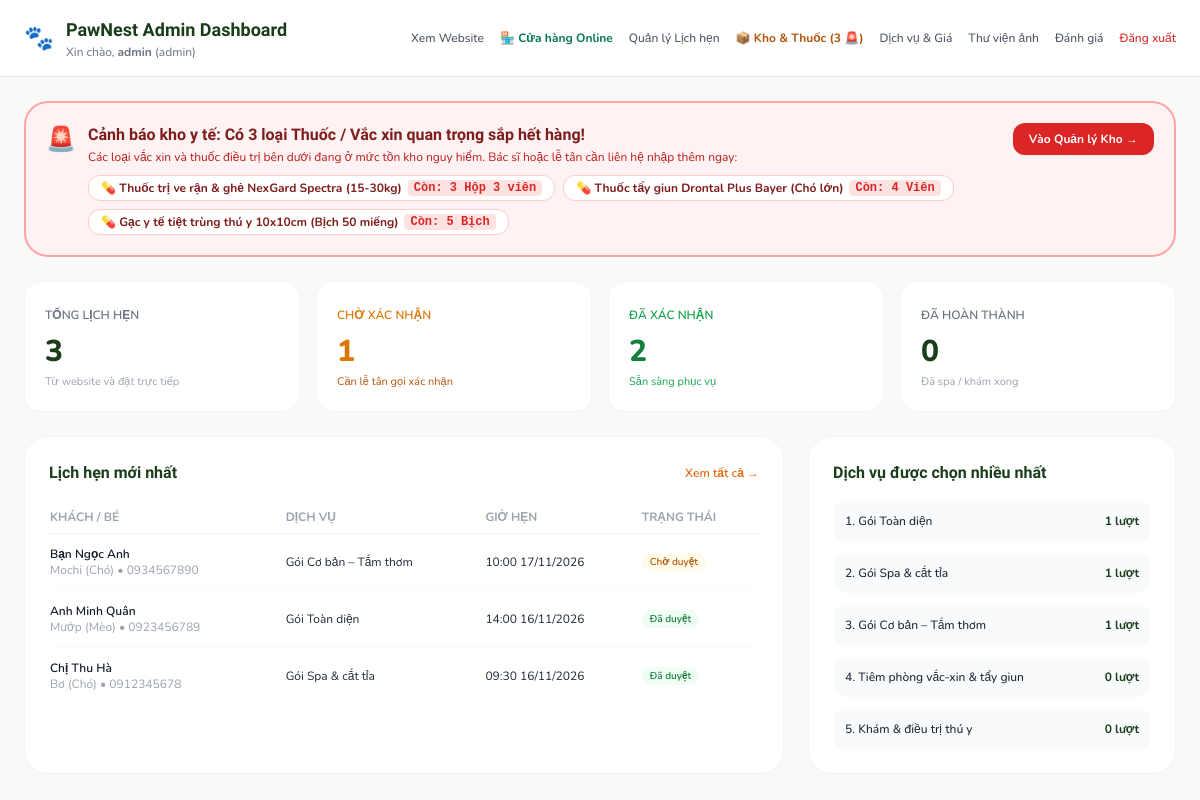
Page /admin/dashboard.php (signed in) on the committed database.
### tables this page shows
CREATE TABLE IF NOT EXISTS products (
    id INT AUTO_INCREMENT PRIMARY KEY,
    sku VARCHAR(50) NOT NULL UNIQUE,
    name VARCHAR(255) NOT NULL,
    category ENUM('medicine', 'food', 'supply', 'accessory') NOT NULL DEFAULT 'food',
    price DECIMAL(12,2) NOT NULL DEFAULT 0.00,
    cost_price DECIMAL(12,2) NOT NULL DEFAULT 0.00,
    stock_quantity INT NOT NULL DEFAULT 0,
    min_stock INT NOT NULL DEFAULT 5,
    unit VARCHAR(50) NOT NULL DEFAULT 'Hộp',
    image VARCHAR(500) NULL,
    description TEXT NULL,
    is_critical TINYINT(1) NOT NULL DEFAULT 0,
    status ENUM('active', 'inactive') NOT NULL DEFAULT 'active',
    created_at DATETIME DEFAULT CURRENT_TIMESTAMP,
    updated_at DATETIME DEFAULT CURRENT_TIMESTAMP ON UPDATE CURRENT_TIMESTAMP,
    INDEX idx_category (category),
    INDEX idx_stock (stock_quantity),
    INDEX idx_critical (is_critical)
);

CREATE TABLE IF NOT EXISTS appointments (
    id INT AUTO_INCREMENT PRIMARY KEY,
    customer_id INT NOT NULL,
    pet_id INT NOT NULL,
    service_id INT NOT NULL,
    staff_id INT NOT NULL,
    start_at DATETIME NOT NULL,
    end_at DATETIME NOT NULL,
    status ENUM(
        'pending',
        'confirmed',
        'done',
        'cancelled',
        'no_show'
    ) NOT NULL DEFAULT 'pending',
    payment_method ENUM('at_store', 'bank_transfer') NOT NULL DEFAULT 'at_store',
    payment_status ENUM('pending', 'paid') NOT NULL DEFAULT 'pending',
    owner_name_direct VARCHAR(100) NULL,
    phone_direct VARCHAR(20) NULL,
    pet_name_direct VARCHAR(60) NULL,
    service_name_direct VARCHAR(100) NULL,
    note TEXT NULL,
    source VARCHAR(20) DEFAULT 'web',
    created_at DATETIME DEFAULT CURRENT_TIMESTAMP,
    FOREIGN KEY (customer_id) REFERENCES customers(id) ON DELETE CASCADE,
    FOREIGN KEY (pet_id) REFERENCES pets(id) ON DELETE CASCADE,
    FOREIGN KEY (service_id) REFERENCES services(id) ON DELETE RESTRICT,
    FOREIGN KEY (staff_id) REFERENCES staff(id) ON DELETE RESTRICT,
    UNIQUE KEY uq_staff_slot (staff_id, start_at)
);

CREATE TABLE IF NOT EXISTS customers (
    id INT AUTO_INCREMENT PRIMARY KEY,
    full_name VARCHAR(100) NOT NULL,
    phone VARCHAR(15) NOT NULL,
    email VARCHAR(100) NULL,
    password_hash VARCHAR(255) NULL,
    address VARCHAR(255) NULL,
    consent_at DATETIME NULL,
    created_at DATETIME DEFAULT CURRENT_TIMESTAMP,
    INDEX idx_phone (phone)
);

CREATE TABLE IF NOT EXISTS pets (
    id INT AUTO_INCREMENT PRIMARY KEY,
    customer_id INT NOT NULL,
    name VARCHAR(60) NOT NULL,
    species VARCHAR(30) NOT NULL,
    breed VARCHAR(60) NULL,
    birth_date DATE NULL,
    weight_kg DECIMAL(5, 2) NULL,
    note TEXT NULL,
    FOREIGN KEY (customer_id) REFERENCES customers(id) ON DELETE CASCADE,
    INDEX idx_customer (customer_id)
);

CREATE TABLE IF NOT EXISTS services (
    id INT AUTO_INCREMENT PRIMARY KEY,
    name VARCHAR(100) NOT NULL,
    description TEXT NULL,
    duration_min INT NOT NULL DEFAULT 60,
    price DECIMAL(12, 0) NOT NULL,
    is_package TINYINT(1) NOT NULL DEFAULT 0,
    is_active TINYINT(1) NOT NULL DEFAULT 1
);

### repository/ProductRepository.php (called while the page is built, shortened)
<?php
require_once __DIR__ . '/../config/database.php';
class ProductRepository
{
    private PDO $pdo;
    public function __construct(?PDO $pdo = null)
    {
        $this->pdo = $pdo ?? Database::getConnection();
    }
    public function findCriticalLowStock(): array
    {
        $stmt = $this->pdo->query('
            SELECT * FROM products
            WHERE is_critical = 1 AND stock_quantity <= min_stock AND status = "active"
            ORDER BY stock_quantity ASC
        ');
        return $stmt->fetchAll();
    }
    public function getStats(): array
    {
        $totalItems = (int)$this->pdo->query('SELECT COUNT(*) FROM products WHERE status = "active"')->fetchColumn();
        $totalUnits = (int)$this->pdo->query('SELECT COALESCE(SUM(stock_quantity), 0) FROM products WHERE status = "active"')->fetchColumn();
        $totalValue = (float)$this->pdo->query('SELECT COALESCE(SUM(stock_quantity * cost_price), 0) FROM products WHERE status = "active"')->fetchColumn();
        $lowStockCount = (int)$this->pdo->query('SELECT COUNT(*) FROM products WHERE stock_quantity <= min_stock AND status = "active"')->fetchColumn();
        $criticalLowCount = (int)$this->pdo->query('SELECT COUNT(*) FROM products WHERE is_critical = 1 AND stock_quantity <= min_stock AND status = "active"')->fetchColumn();
        return [
            'total_items'       => $totalItems,
            'total_units'       => $totalUnits,
            'total_value'       => $totalValue,
            'low_stock_count'   => $lowStockCount,
            'critical_low_count'=> $criticalLowCount
        ];
    }
}

### config/database.php (called while the page is built, shortened)
<?php
class Database {
    private static ?PDO $instance = null;
    public static function getConnection(): PDO {
        if (self::$instance === null) {
            $dsn = sprintf('mysql:host=%s;port=%s;dbname=%s;charset=utf8mb4', DB_HOST, DB_PORT, DB_NAME);
            $options = [
                PDO::ATTR_ERRMODE            => PDO::ERRMODE_EXCEPTION,
                PDO::ATTR_DEFAULT_FETCH_MODE => PDO::FETCH_ASSOC,
                PDO::ATTR_EMULATE_PREPARES   => false,
                PDO::MYSQL_ATTR_INIT_COMMAND => "SET NAMES utf8mb4 COLLATE utf8mb4_unicode_ci"
            ];
            try {
                self::$instance = new PDO($dsn, DB_USER, DB_PASS, $options);
            } catch (PDOException $e) {
                http_response_code(500);
                if (str_contains($_SERVER['HTTP_ACCEPT'] ?? '', 'application/json')) {
                    echo json_encode([
                        'success' => false,
                        'message' => 'Lỗi kết nối cơ sở dữ liệu MySQL: ' . $e->getMessage()
                    ], JSON_UNESCAPED_UNICODE);
                } else {
                    echo '<div style="font-family:sans-serif;padding:24px;background:#FEF2F2;border:1px solid #FCA5A5;color:#991B1B;border-radius:12px;margin:20px;">'
                       . '<h3>Lỗi kết nối cơ sở dữ liệu MySQL</h3>'
                       . '<p>' . htmlspecialchars($e->getMessage()) . '</p>'
                       . '</div>';
                }
                exit;
            }
        }
        return self::$instance;
    }
}

### repository/AppointmentRepository.php (called while the page is built, shortened)
<?php
require_once __DIR__ . '/../config/database.php';
class AppointmentRepository {
    private PDO $pdo;
    public function __construct(?PDO $pdo = null) {
        $this->pdo = $pdo ?? Database::getConnection();
    }
    public function findAll(?string $status = null): array {
        $sql = '
            SELECT a.id, a.start_at, a.end_at, a.status, a.note, a.created_at,
                   a.payment_method, a.payment_status,
                   c.full_name as customer_name, c.phone as customer_phone,
                   p.name as pet_name, p.species as pet_species,
                   s.name as service_name, s.price as service_price,
                   st.full_name as staff_name
            FROM appointments a
            JOIN customers c ON a.customer_id = c.id
            JOIN pets p ON a.pet_id = p.id
            JOIN services s ON a.service_id = s.id
            JOIN staff st ON a.staff_id = st.id
        ';
        $params = [];
        $sql .= ' ORDER BY a.start_at DESC';
        $stmt = $this->pdo->prepare($sql);
        $stmt->execute($params);
        return $stmt->fetchAll();
    }
}

### admin/dashboard.php (the view, shortened to what this page needs)
<?php
require_once __DIR__ . '/../includes/AppointmentRepository.php';
require_once __DIR__ . '/../includes/ProductRepository.php';
$pdo = Database::getConnection();
$prodRepo = new ProductRepository($pdo);
$criticalLowStock = $prodRepo->findCriticalLowStock();
$inventoryStats = $prodRepo->getStats();
$stmtStats = $pdo->query('
    SELECT status, COUNT(*) as count
    FROM appointments
    GROUP BY status
');
$stats = $stmtStats->fetchAll(PDO::FETCH_KEY_PAIR);
$totalAppointments = array_sum($stats);
$pendingCount = $stats['pending'] ?? 0;
$confirmedCount = $stats['confirmed'] ?? 0;
$doneCount = $stats['done'] ?? 0;
$topServices = $pdo->query('
    SELECT s.name, COUNT(a.id) as total_booked
    FROM services s
    LEFT JOIN appointments a ON s.id = a.service_id
    GROUP BY s.id
    ORDER BY total_booked DESC
    LIMIT 5
')->fetchAll();
$appRepo = new AppointmentRepository();
$recentAppointments = array_slice($appRepo->findAll(), 0, 5);
?>
<!DOCTYPE html>
<html lang="vi">
<head>
  <script src="https://cdn.tailwindcss.com"></script>
</head>
<body class="min-h-screen text-gray-800">
  <header class="bg-white border-b border-gray-200 px-6 py-4 flex items-center justify-between sticky top-0 z-30">
    <div class="flex items-center gap-3">
      <span class="text-2xl">🐾</span>
      <div>
        <h1 class="text-lg font-bold text-[#1a3d1a]">PawNest Admin Dashboard</h1>
        <p class="text-xs text-gray-500">Xin chào, <strong><?= htmlspecialchars($_SESSION['username'] ?? 'Admin') ?></strong> (<?= htmlspecialchars($_SESSION['role'] ?? '') ?>)</p>
      </div>
    </div>
    <div class="flex items-center gap-4 text-xs font-medium">
      <a href="/index.php" target="_blank" class="text-gray-600 hover:text-[#1a3d1a]">Xem Website</a>
      <a href="/cua-hang.php" target="_blank" class="text-emerald-700 font-bold hover:underline">🏪 Cửa hàng Online</a>
      <a href="/admin/appointments.php" class="text-gray-600 hover:text-[#1a3d1a]">Quản lý Lịch hẹn</a>
      <a href="/admin/inventory.php" class="text-amber-700 font-bold hover:underline">📦 Kho & Thuốc <?= $inventoryStats['critical_low_count'] > 0 ? "({$inventoryStats['critical_low_count']} 🚨)" : '' ?></a>
      <a href="/admin/services.php" class="text-gray-600 hover:text-[#1a3d1a]">Dịch vụ & Giá</a>
      <a href="/admin/gallery.php" class="text-gray-600 hover:text-[#1a3d1a]">Thư viện ảnh</a>
      <a href="/admin/reviews.php" class="text-gray-600 hover:text-[#1a3d1a]">Đánh giá</a>
      <a href="/admin/login.php?action=logout" class="text-red-600 hover:underline">Đăng xuất</a>
    </div>
  </header>
  <main class="max-w-7xl mx-auto p-6 space-y-6">
    <?php if (!empty($criticalLowStock)): ?>
      <div class="bg-red-50 border-2 border-red-300 rounded-3xl p-5 shadow-xs">
        <div class="flex items-start justify-between gap-4">
          <div class="flex items-start gap-3">
            <span class="text-2xl animate-bounce">🚨</span>
            <div>
              <h2 class="text-sm sm:text-base font-bold text-red-900">
                Cảnh báo kho y tế: Có <?= count($criticalLowStock) ?> loại Thuốc / Vắc xin quan trọng sắp hết hàng!
              </h2>
              <p class="text-xs text-red-700 mt-0.5">
                Các loại vắc xin và thuốc điều trị bên dưới đang ở mức tồn kho nguy hiểm. Bác sĩ hoặc lễ tân cần liên hệ nhập thêm ngay:
              </p>
              <div class="flex flex-wrap gap-2 mt-2.5">
                <?php foreach ($criticalLowStock as $crit): ?>
                  <span class="inline-flex items-center gap-1.5 px-3 py-1 rounded-xl bg-white border border-red-200 text-xs font-bold text-red-900 shadow-2xs">
                    <span>💊 <?= htmlspecialchars($crit['name']) ?></span>
                    <span class="text-red-600 bg-red-100 px-1.5 py-0.2 rounded font-mono">Còn: <?= $crit['stock_quantity'] ?> <?= htmlspecialchars($crit['unit']) ?></span>
                  </span>
                <?php endforeach; ?>
              </div>
            </div>
          </div>
          <a href="/admin/inventory.php" class="px-4 py-2 rounded-xl bg-red-600 hover:bg-red-700 text-white font-bold text-xs shrink-0 shadow-sm transition-all">
            Vào Quản lý Kho →
          </a>
        </div>
      </div>
    <?php endif; ?>
    <div class="grid grid-cols-1 sm:grid-cols-2 lg:grid-cols-4 gap-4">
      <div class="bg-white p-5 rounded-2xl border border-gray-100 shadow-xs">
        <span class="text-xs font-semibold text-gray-500 uppercase">Tổng lịch hẹn</span>
        <div class="text-3xl font-extrabold text-[#1a3d1a] mt-2"><?= $totalAppointments ?></div>
        <p class="text-[11px] text-gray-400 mt-1">Từ website và đặt trực tiếp</p>
      </div>
      <div class="bg-white p-5 rounded-2xl border border-gray-100 shadow-xs">
        <span class="text-xs font-semibold text-amber-600 uppercase">Chờ xác nhận</span>
        <div class="text-3xl font-extrabold text-amber-600 mt-2"><?= $pendingCount ?></div>
        <p class="text-[11px] text-amber-700 mt-1">Cần lễ tân gọi xác nhận</p>
      </div>
      <div class="bg-white p-5 rounded-2xl border border-gray-100 shadow-xs">
        <span class="text-xs font-semibold text-green-600 uppercase">Đã xác nhận</span>
        <div class="text-3xl font-extrabold text-green-700 mt-2"><?= $confirmedCount ?></div>
        <p class="text-[11px] text-green-600 mt-1">Sẵn sàng phục vụ</p>
      </div>
      <div class="bg-white p-5 rounded-2xl border border-gray-100 shadow-xs">
        <span class="text-xs font-semibold text-gray-500 uppercase">Đã hoàn thành</span>
        <div class="text-3xl font-extrabold text-[#1a3d1a] mt-2"><?= $doneCount ?></div>
        <p class="text-[11px] text-gray-400 mt-1">Đã spa / khám xong</p>
      </div>
    </div>
    <div class="grid grid-cols-1 lg:grid-cols-3 gap-6">
      <div class="lg:col-span-2 bg-white p-6 rounded-3xl border border-gray-100 shadow-xs">
        <div class="flex items-center justify-between mb-4">
          <h2 class="text-base font-bold text-[#1a3d1a]">Lịch hẹn mới nhất</h2>
          <a href="/admin/appointments.php" class="text-xs text-[#E86A10] font-semibold hover:underline">Xem tất cả →</a>
        </div>
        <div class="overflow-x-auto">
          <table class="w-full text-left text-xs">
            <thead class="text-gray-400 uppercase border-b border-gray-100 pb-2">
              <tr>
                <th class="py-2">Khách / Bé</th>
                <th>Dịch vụ</th>
                <th>Giờ hẹn</th>
                <th>Trạng thái</th>
              </tr>
            </thead>
            <tbody class="divide-y divide-gray-50">
              <?php foreach ($recentAppointments as $app): ?>
                <tr class="hover:bg-gray-50/50">
                  <td class="py-3">
                    <div class="font-semibold text-gray-900"><?= htmlspecialchars($app['customer_name']) ?></div>
                    <div class="text-gray-400"><?= htmlspecialchars($app['pet_name']) ?> (<?= htmlspecialchars($app['pet_species']) ?>) • <?= htmlspecialchars($app['customer_phone']) ?></div>
                  </td>
                  <td><?= htmlspecialchars($app['service_name']) ?></td>
                  <td><?= date('H:i d/m/Y', strtotime($app['start_at'])) ?></td>
                  <td>
                    <?php if ($app['status'] === 'pending'): ?>
                      <span class="px-2 py-0.5 rounded-full bg-amber-50 text-amber-700 font-semibold text-[10px]">Chờ duyệt</span>
                    <?php elseif ($app['status'] === 'confirmed'): ?>
                      <span class="px-2 py-0.5 rounded-full bg-green-50 text-green-700 font-semibold text-[10px]">Đã duyệt</span>
                    <?php else: ?>
                      <span class="px-2 py-0.5 rounded-full bg-gray-100 text-gray-600 font-semibold text-[10px]"><?= $app['status'] ?></span>
                    <?php endif; ?>
                  </td>
                </tr>
              <?php endforeach; ?>
            </tbody>
          </table>
        </div>
      </div>
      <div class="bg-white p-6 rounded-3xl border border-gray-100 shadow-xs">
        <h2 class="text-base font-bold text-[#1a3d1a] mb-4">Dịch vụ được chọn nhiều nhất</h2>
        <div class="space-y-3 text-xs">
          <?php foreach ($topServices as $idx => $svc): ?>
            <div class="flex items-center justify-between p-3 rounded-xl bg-gray-50">
              <span class="font-medium text-gray-800"><?= ($idx + 1) ?>. <?= htmlspecialchars($svc['name']) ?></span>
              <span class="font-bold text-[#1a3d1a]"><?= $svc['total_booked'] ?> lượt</span>
            </div>
          <?php endforeach; ?>
        </div>
      </div>
    </div>
  </main>
</body>
</html>

### admin/dashboard.php (style rules this page uses)
body { font-family: 'Nunito', sans-serif; background-color: #F8FAF7; }
h1, h2, h3, .font-serif-display { font-family: 'Baloo 2', cursive, sans-serif; }

### rows in the picture
products: name "Thuốc trị ve rận & ghẻ NexGard Spectra (15-30kg)", stock_quantity "3", unit "Hộp 3 viên"
products: name "Thuốc tẩy giun Drontal Plus Bayer (Chó lớn)", stock_quantity "4", unit "Viên"
products: name "Gạc y tế tiệt trùng thú y 10x10cm (Bịch 50 miếng)", stock_quantity "5", unit "Bịch"
appointments: customer.full_name "Bạn Ngọc Anh", pet.name "Mochi", pet.species "Chó", customer.phone "0934567890", service.name "Gói Cơ bản – Tắm thơm", start_at "10:00 17/11/2026", status "Chờ duyệt"
appointments: customer.full_name "Anh Minh Quân", pet.name "Mướp", pet.species "Mèo", customer.phone "0923456789", service.name "Gói Toàn diện", start_at "14:00 16/11/2026", status "Đã duyệt"
appointments: customer.full_name "Chị Thu Hà", pet.name "Bơ", pet.species "Chó", customer.phone "0912345678", service.name "Gói Spa & cắt tỉa", start_at "09:30 16/11/2026", status "Đã duyệt"

### other values in the picture
$_SESSION['username'] "admin"
$_SESSION['role'] "admin"
$inventoryStats['critical_low_count'] "3"
count($criticalLowStock) "3"
$totalAppointments "3"
$pendingCount "1"
$confirmedCount "2"
$doneCount "0"
$svc['name'] "Gói Toàn diện"
$svc['total_booked'] "1"
$svc['name'] "Gói Spa & cắt tỉa"
$svc['name'] "Gói Cơ bản – Tắm thơm"
$svc['name'] "Tiêm phòng vắc-xin & tẩy giun"
$svc['total_booked'] "0"
$svc['name'] "Khám & điều trị thú y"
